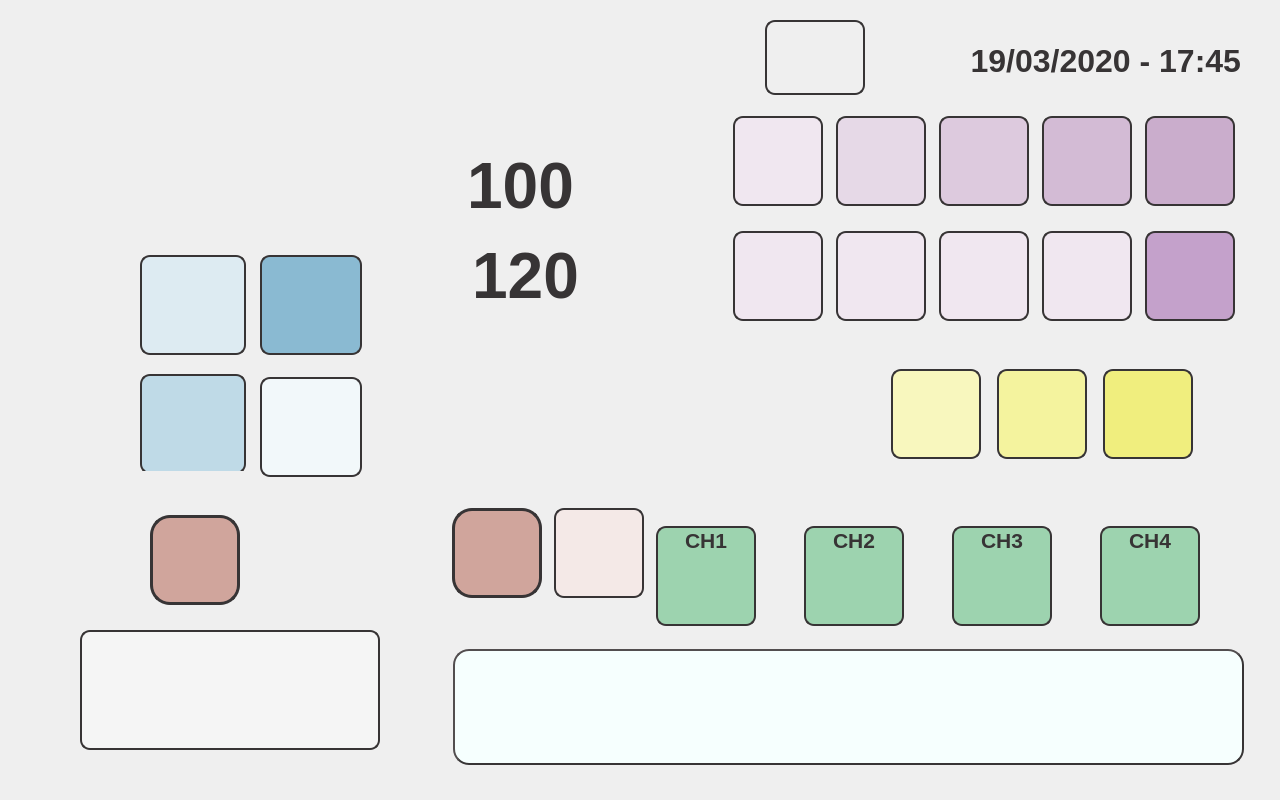
<?xml version="1.0" encoding="UTF-8"?>
<ui version="4.0">
 <class>Dialog</class>
 <widget class="QDialog" name="Dialog">
  <property name="geometry">
   <rect>
    <x>0</x>
    <y>0</y>
    <width>1280</width>
    <height>800</height>
   </rect>
  </property>
  <property name="windowTitle">
   <string>Dialog</string>
  </property>
  <property name="styleSheet">
   <string notr="true">QDialog {
	background-image: url(:/background/resources/bkg_stage_with_buttons.png);
}</string>
  </property>
  <widget class="QWidget" name="layoutWidget">
   <property name="geometry">
    <rect>
     <x>725</x>
     <y>110</y>
     <width>521</width>
     <height>102</height>
    </rect>
   </property>
   <layout class="QHBoxLayout" name="horizontalLayout_2">
    <property name="spacing">
     <number>5</number>
    </property>
    <item>
     <widget class="QPushButton" name="freq1Button">
      <property name="sizePolicy">
       <sizepolicy hsizetype="Fixed" vsizetype="Fixed">
        <horstretch>0</horstretch>
        <verstretch>0</verstretch>
       </sizepolicy>
      </property>
      <property name="minimumSize">
       <size>
        <width>90</width>
        <height>90</height>
       </size>
      </property>
      <property name="styleSheet">
       <string notr="true">background-image: url(:/frequencies/resources/7_83Hz.png);
background-color: rgb(240, 231, 240);
border-radius: 10px;
border:2px solid rgb(55, 52, 53);</string>
      </property>
      <property name="text">
       <string/>
      </property>
     </widget>
    </item>
    <item>
     <widget class="QPushButton" name="freq2Button">
      <property name="sizePolicy">
       <sizepolicy hsizetype="Fixed" vsizetype="Fixed">
        <horstretch>0</horstretch>
        <verstretch>0</verstretch>
       </sizepolicy>
      </property>
      <property name="minimumSize">
       <size>
        <width>90</width>
        <height>90</height>
       </size>
      </property>
      <property name="styleSheet">
       <string notr="true">background-image: url(:/frequencies/resources/11_79Hz.png);
background-color: rgb(230, 217, 231);
border-radius: 10px;
border:2px solid rgb(55, 52, 53);</string>
      </property>
      <property name="text">
       <string/>
      </property>
     </widget>
    </item>
    <item>
     <widget class="QPushButton" name="freq3Button">
      <property name="sizePolicy">
       <sizepolicy hsizetype="Fixed" vsizetype="Fixed">
        <horstretch>0</horstretch>
        <verstretch>0</verstretch>
       </sizepolicy>
      </property>
      <property name="minimumSize">
       <size>
        <width>90</width>
        <height>90</height>
       </size>
      </property>
      <property name="styleSheet">
       <string notr="true">background-image: url(:/frequencies/resources/16_67Hz.png);
background-color: rgb(221, 202, 222);
border-radius: 10px;
border:2px solid rgb(55, 52, 53);</string>
      </property>
      <property name="text">
       <string/>
      </property>
     </widget>
    </item>
    <item>
     <widget class="QPushButton" name="freq4Button">
      <property name="sizePolicy">
       <sizepolicy hsizetype="Fixed" vsizetype="Fixed">
        <horstretch>0</horstretch>
        <verstretch>0</verstretch>
       </sizepolicy>
      </property>
      <property name="minimumSize">
       <size>
        <width>90</width>
        <height>90</height>
       </size>
      </property>
      <property name="styleSheet">
       <string notr="true">background-image: url(:/frequencies/resources/23_58Hz.png);
background-color: rgb(211, 187, 213);
border-radius: 10px;
border:2px solid rgb(55, 52, 53);</string>
      </property>
      <property name="text">
       <string/>
      </property>
     </widget>
    </item>
    <item>
     <widget class="QPushButton" name="freq5Button">
      <property name="sizePolicy">
       <sizepolicy hsizetype="Fixed" vsizetype="Fixed">
        <horstretch>0</horstretch>
        <verstretch>0</verstretch>
       </sizepolicy>
      </property>
      <property name="minimumSize">
       <size>
        <width>90</width>
        <height>90</height>
       </size>
      </property>
      <property name="styleSheet">
       <string notr="true">background-image: url(:/frequencies/resources/30_80Hz.png);
background-color: rgb(202, 173, 204);
border-radius: 10px;
border:2px solid rgb(55, 52, 53);</string>
      </property>
      <property name="text">
       <string/>
      </property>
     </widget>
    </item>
   </layout>
  </widget>
  <widget class="QWidget" name="layoutWidget_2">
   <property name="geometry">
    <rect>
     <x>725</x>
     <y>225</y>
     <width>521</width>
     <height>102</height>
    </rect>
   </property>
   <layout class="QHBoxLayout" name="horizontalLayout_3">
    <property name="spacing">
     <number>5</number>
    </property>
    <item>
     <widget class="QPushButton" name="freq1Button_2">
      <property name="sizePolicy">
       <sizepolicy hsizetype="Fixed" vsizetype="Fixed">
        <horstretch>0</horstretch>
        <verstretch>0</verstretch>
       </sizepolicy>
      </property>
      <property name="minimumSize">
       <size>
        <width>90</width>
        <height>90</height>
       </size>
      </property>
      <property name="styleSheet">
       <string notr="true">background-image: url(:/frequencies/resources/7_83Hz.png);
background-color: rgb(240, 231, 240);
border-radius: 10px;
border:2px solid rgb(55, 52, 53);</string>
      </property>
      <property name="text">
       <string/>
      </property>
     </widget>
    </item>
    <item>
     <widget class="QPushButton" name="freq1Button_3">
      <property name="sizePolicy">
       <sizepolicy hsizetype="Fixed" vsizetype="Fixed">
        <horstretch>0</horstretch>
        <verstretch>0</verstretch>
       </sizepolicy>
      </property>
      <property name="minimumSize">
       <size>
        <width>90</width>
        <height>90</height>
       </size>
      </property>
      <property name="styleSheet">
       <string notr="true">background-image: url(:/frequencies/resources/7_83Hz.png);
background-color: rgb(240, 231, 240);
border-radius: 10px;
border:2px solid rgb(55, 52, 53);</string>
      </property>
      <property name="text">
       <string/>
      </property>
     </widget>
    </item>
    <item>
     <widget class="QPushButton" name="freq1Button_4">
      <property name="sizePolicy">
       <sizepolicy hsizetype="Fixed" vsizetype="Fixed">
        <horstretch>0</horstretch>
        <verstretch>0</verstretch>
       </sizepolicy>
      </property>
      <property name="minimumSize">
       <size>
        <width>90</width>
        <height>90</height>
       </size>
      </property>
      <property name="styleSheet">
       <string notr="true">background-image: url(:/frequencies/resources/7_83Hz.png);
background-color: rgb(240, 231, 240);
border-radius: 10px;
border:2px solid rgb(55, 52, 53);</string>
      </property>
      <property name="text">
       <string/>
      </property>
     </widget>
    </item>
    <item>
     <widget class="QPushButton" name="freq1Button_5">
      <property name="sizePolicy">
       <sizepolicy hsizetype="Fixed" vsizetype="Fixed">
        <horstretch>0</horstretch>
        <verstretch>0</verstretch>
       </sizepolicy>
      </property>
      <property name="minimumSize">
       <size>
        <width>90</width>
        <height>90</height>
       </size>
      </property>
      <property name="styleSheet">
       <string notr="true">background-image: url(:/frequencies/resources/7_83Hz.png);
background-color: rgb(240, 231, 240);
border-radius: 10px;
border:2px solid rgb(55, 52, 53);</string>
      </property>
      <property name="text">
       <string/>
      </property>
     </widget>
    </item>
    <item>
     <widget class="QPushButton" name="freq6Button">
      <property name="sizePolicy">
       <sizepolicy hsizetype="Fixed" vsizetype="Fixed">
        <horstretch>0</horstretch>
        <verstretch>0</verstretch>
       </sizepolicy>
      </property>
      <property name="minimumSize">
       <size>
        <width>90</width>
        <height>90</height>
       </size>
      </property>
      <property name="styleSheet">
       <string notr="true">background-image: url(:/frequencies/resources/62_64Hz.png);
background-color: rgb(196, 161, 203);
border-radius: 10px;
border:2px solid rgb(55, 52, 53);</string>
      </property>
      <property name="text">
       <string/>
      </property>
     </widget>
    </item>
   </layout>
  </widget>
  <widget class="QWidget" name="layoutWidget_3">
   <property name="geometry">
    <rect>
     <x>140</x>
     <y>255</y>
     <width>106</width>
     <height>216</height>
    </rect>
   </property>
   <layout class="QVBoxLayout" name="verticalLayout_2">
    <property name="spacing">
     <number>22</number>
    </property>
    <item>
     <widget class="QPushButton" name="min30Button">
      <property name="minimumSize">
       <size>
        <width>100</width>
        <height>100</height>
       </size>
      </property>
      <property name="styleSheet">
       <string notr="true">background-image: url(:/buttons/resources/30min.png);
background-color: rgb(221, 235, 242);
border-radius: 10px;
border:2px solid rgb(55, 52, 53);</string>
      </property>
      <property name="text">
       <string/>
      </property>
     </widget>
    </item>
    <item>
     <widget class="QPushButton" name="min45Button">
      <property name="minimumSize">
       <size>
        <width>100</width>
        <height>100</height>
       </size>
      </property>
      <property name="styleSheet">
       <string notr="true">background-image: url(:/buttons/resources/40min.png);
background-color: rgb(191, 218, 231);
border-radius: 10px;
border:2px solid rgb(55, 52, 53);</string>
      </property>
      <property name="text">
       <string/>
      </property>
     </widget>
    </item>
   </layout>
  </widget>
  <widget class="QWidget" name="layoutWidget_4">
   <property name="geometry">
    <rect>
     <x>260</x>
     <y>255</y>
     <width>102</width>
     <height>224</height>
    </rect>
   </property>
   <layout class="QVBoxLayout" name="verticalLayout_3">
    <property name="spacing">
     <number>22</number>
    </property>
    <item>
     <widget class="QPushButton" name="timeUpButton">
      <property name="minimumSize">
       <size>
        <width>100</width>
        <height>100</height>
       </size>
      </property>
      <property name="styleSheet">
       <string notr="true">background-image: url(:/buttons/resources/Arriba.png);
background-color: rgb(138, 186, 210);
border-radius: 10px;
border:2px solid rgb(55, 52, 53);</string>
      </property>
      <property name="text">
       <string/>
      </property>
     </widget>
    </item>
    <item>
     <widget class="QPushButton" name="timeDwnButton">
      <property name="minimumSize">
       <size>
        <width>100</width>
        <height>100</height>
       </size>
      </property>
      <property name="styleSheet">
       <string notr="true">background-image: url(:/buttons/resources/Abajo.png);
background-color: rgb(242, 248, 250);
border-radius: 10px;
border:2px solid rgb(55, 52, 53);</string>
      </property>
      <property name="text">
       <string/>
      </property>
     </widget>
    </item>
   </layout>
  </widget>
  <widget class="QPushButton" name="startButton">
   <property name="geometry">
    <rect>
     <x>80</x>
     <y>630</y>
     <width>300</width>
     <height>120</height>
    </rect>
   </property>
   <property name="minimumSize">
    <size>
     <width>100</width>
     <height>100</height>
    </size>
   </property>
   <property name="styleSheet">
    <string notr="true">background-image: url(:/buttons/resources/Play.png);
background-color: rgb(245, 245, 245);
border-radius: 10px;
border:2px solid rgb(55, 52, 53);</string>
   </property>
   <property name="text">
    <string/>
   </property>
  </widget>
  <widget class="QWidget" name="layoutWidget">
   <property name="geometry">
    <rect>
     <x>880</x>
     <y>361</y>
     <width>326</width>
     <height>106</height>
    </rect>
   </property>
   <layout class="QHBoxLayout" name="horizontalLayout">
    <property name="spacing">
     <number>5</number>
    </property>
    <item>
     <widget class="QPushButton" name="triangularButton">
      <property name="sizePolicy">
       <sizepolicy hsizetype="Fixed" vsizetype="Fixed">
        <horstretch>0</horstretch>
        <verstretch>0</verstretch>
       </sizepolicy>
      </property>
      <property name="minimumSize">
       <size>
        <width>90</width>
        <height>90</height>
       </size>
      </property>
      <property name="styleSheet">
       <string notr="true">background-image: url(:/buttons/resources/Triangular.png);
background-color: rgb(248, 247, 190);
border-radius: 10px;
border:2px solid rgb(55, 52, 53);</string>
      </property>
      <property name="text">
       <string/>
      </property>
     </widget>
    </item>
    <item>
     <widget class="QPushButton" name="squareButton">
      <property name="sizePolicy">
       <sizepolicy hsizetype="Fixed" vsizetype="Fixed">
        <horstretch>0</horstretch>
        <verstretch>0</verstretch>
       </sizepolicy>
      </property>
      <property name="minimumSize">
       <size>
        <width>90</width>
        <height>90</height>
       </size>
      </property>
      <property name="styleSheet">
       <string notr="true">background-image: url(:/buttons/resources/Cuadrada.png);
background-color: rgb(244, 243, 158);
border-radius: 10px;
border:2px solid rgb(55, 52, 53);</string>
      </property>
      <property name="text">
       <string/>
      </property>
     </widget>
    </item>
    <item>
     <widget class="QPushButton" name="sinusoidalButton">
      <property name="sizePolicy">
       <sizepolicy hsizetype="Fixed" vsizetype="Fixed">
        <horstretch>0</horstretch>
        <verstretch>0</verstretch>
       </sizepolicy>
      </property>
      <property name="minimumSize">
       <size>
        <width>90</width>
        <height>90</height>
       </size>
      </property>
      <property name="styleSheet">
       <string notr="true">background-image: url(:/buttons/resources/Sinus.png);
background-color: rgb(240, 238, 126);
border-radius: 10px;
border:2px solid rgb(55, 52, 53);</string>
      </property>
      <property name="text">
       <string/>
      </property>
     </widget>
    </item>
   </layout>
  </widget>
  <widget class="QWidget" name="layoutWidget">
   <property name="geometry">
    <rect>
     <x>35</x>
     <y>265</y>
     <width>102</width>
     <height>224</height>
    </rect>
   </property>
   <layout class="QVBoxLayout" name="verticalLayout">
    <property name="spacing">
     <number>22</number>
    </property>
   </layout>
  </widget>
  <widget class="QLabel" name="minutesLabel">
   <property name="geometry">
    <rect>
     <x>470</x>
     <y>240</y>
     <width>111</width>
     <height>61</height>
    </rect>
   </property>
   <property name="font">
    <font>
     <family>Liberation Sans</family>
     <pointsize>48</pointsize>
     <weight>75</weight>
     <bold>true</bold>
    </font>
   </property>
   <property name="styleSheet">
    <string notr="true">color: rgb(55, 52, 53);</string>
   </property>
   <property name="text">
    <string>120</string>
   </property>
   <property name="alignment">
    <set>Qt::AlignHCenter|Qt::AlignTop</set>
   </property>
  </widget>
  <widget class="QLabel" name="powerLabel">
   <property name="geometry">
    <rect>
     <x>465</x>
     <y>150</y>
     <width>111</width>
     <height>61</height>
    </rect>
   </property>
   <property name="font">
    <font>
     <family>Liberation Sans</family>
     <pointsize>48</pointsize>
     <weight>75</weight>
     <bold>true</bold>
    </font>
   </property>
   <property name="styleSheet">
    <string notr="true">color: rgb(55, 52, 53);</string>
   </property>
   <property name="text">
    <string>100</string>
   </property>
   <property name="alignment">
    <set>Qt::AlignHCenter|Qt::AlignTop</set>
   </property>
  </widget>
  <widget class="QLabel" name="date_timeLabel">
   <property name="geometry">
    <rect>
     <x>910</x>
     <y>40</y>
     <width>331</width>
     <height>41</height>
    </rect>
   </property>
   <property name="font">
    <font>
     <family>Liberation Sans</family>
     <pointsize>24</pointsize>
     <weight>75</weight>
     <bold>true</bold>
    </font>
   </property>
   <property name="styleSheet">
    <string notr="true">color: rgb(55, 52, 53);</string>
   </property>
   <property name="text">
    <string>19/03/2020 - 17:45</string>
   </property>
   <property name="alignment">
    <set>Qt::AlignRight|Qt::AlignTrailing|Qt::AlignVCenter</set>
   </property>
  </widget>
  <widget class="QTextEdit" name="textEdit">
   <property name="geometry">
    <rect>
     <x>453</x>
     <y>649</y>
     <width>791</width>
     <height>116</height>
    </rect>
   </property>
   <property name="styleSheet">
    <string notr="true">border:2px outset;
background-color: rgb(246, 255, 254);
border-radius: 16px;
color: rgb(0, 0, 127);
border-color: rgb(55, 52, 53);</string>
   </property>
  </widget>
  <widget class="QPushButton" name="diagButton">
   <property name="geometry">
    <rect>
     <x>45</x>
     <y>30</y>
     <width>186</width>
     <height>41</height>
    </rect>
   </property>
   <property name="styleSheet">
    <string notr="true">background-color: rgba(255, 255, 255, 0);
border: 0px</string>
   </property>
   <property name="text">
    <string/>
   </property>
  </widget>
  <widget class="QWidget" name="layoutWidget_5">
   <property name="geometry">
    <rect>
     <x>630</x>
     <y>525</y>
     <width>596</width>
     <height>102</height>
    </rect>
   </property>
   <layout class="QHBoxLayout" name="horizontalLayout_4">
    <property name="spacing">
     <number>22</number>
    </property>
    <item>
     <widget class="QPushButton" name="ch1Button">
      <property name="sizePolicy">
       <sizepolicy hsizetype="Fixed" vsizetype="Fixed">
        <horstretch>0</horstretch>
        <verstretch>0</verstretch>
       </sizepolicy>
      </property>
      <property name="minimumSize">
       <size>
        <width>100</width>
        <height>100</height>
       </size>
      </property>
      <property name="font">
       <font>
        <family>Liberation Sans</family>
        <pointsize>16</pointsize>
        <weight>75</weight>
        <bold>true</bold>
       </font>
      </property>
      <property name="styleSheet">
       <string notr="true">background-color: rgb(157, 211, 175);
border-radius: 10px;
border:2px solid rgb(55, 52, 53);
text-align:top;
color: rgb(55, 52, 53);</string>
      </property>
      <property name="text">
       <string>CH1</string>
      </property>
     </widget>
    </item>
    <item>
     <widget class="QPushButton" name="ch2Button">
      <property name="sizePolicy">
       <sizepolicy hsizetype="Fixed" vsizetype="Fixed">
        <horstretch>0</horstretch>
        <verstretch>0</verstretch>
       </sizepolicy>
      </property>
      <property name="minimumSize">
       <size>
        <width>100</width>
        <height>100</height>
       </size>
      </property>
      <property name="font">
       <font>
        <family>Liberation Sans</family>
        <pointsize>16</pointsize>
        <weight>75</weight>
        <bold>true</bold>
       </font>
      </property>
      <property name="styleSheet">
       <string notr="true">background-color: rgb(157, 211, 175);
border-radius: 10px;
border:2px solid rgb(55, 52, 53);
text-align:top;
color: rgb(55, 52, 53);</string>
      </property>
      <property name="text">
       <string>CH2</string>
      </property>
     </widget>
    </item>
    <item>
     <widget class="QPushButton" name="ch3Button">
      <property name="sizePolicy">
       <sizepolicy hsizetype="Fixed" vsizetype="Fixed">
        <horstretch>0</horstretch>
        <verstretch>0</verstretch>
       </sizepolicy>
      </property>
      <property name="minimumSize">
       <size>
        <width>100</width>
        <height>100</height>
       </size>
      </property>
      <property name="font">
       <font>
        <family>Liberation Sans</family>
        <pointsize>16</pointsize>
        <weight>75</weight>
        <bold>true</bold>
       </font>
      </property>
      <property name="styleSheet">
       <string notr="true">background-color: rgb(157, 211, 175);
border-radius: 10px;
border:2px solid rgb(55, 52, 53);
text-align:top;
color: rgb(55, 52, 53);</string>
      </property>
      <property name="text">
       <string>CH3</string>
      </property>
     </widget>
    </item>
    <item>
     <widget class="QPushButton" name="ch4Button">
      <property name="sizePolicy">
       <sizepolicy hsizetype="Fixed" vsizetype="Fixed">
        <horstretch>0</horstretch>
        <verstretch>0</verstretch>
       </sizepolicy>
      </property>
      <property name="minimumSize">
       <size>
        <width>100</width>
        <height>100</height>
       </size>
      </property>
      <property name="font">
       <font>
        <family>Liberation Sans</family>
        <pointsize>16</pointsize>
        <weight>75</weight>
        <bold>true</bold>
       </font>
      </property>
      <property name="styleSheet">
       <string notr="true">background-color: rgb(157, 211, 175);
border-radius: 10px;
border:2px solid rgb(55, 52, 53);
text-align:top;
color: rgb(55, 52, 53);</string>
      </property>
      <property name="text">
       <string>CH4</string>
      </property>
     </widget>
    </item>
   </layout>
  </widget>
  <widget class="QPushButton" name="wifiButton">
   <property name="geometry">
    <rect>
     <x>765</x>
     <y>20</y>
     <width>100</width>
     <height>75</height>
    </rect>
   </property>
   <property name="minimumSize">
    <size>
     <width>100</width>
     <height>75</height>
    </size>
   </property>
   <property name="font">
    <font>
     <family>Liberation Sans</family>
     <pointsize>20</pointsize>
     <weight>75</weight>
     <bold>true</bold>
    </font>
   </property>
   <property name="focusPolicy">
    <enum>Qt::NoFocus</enum>
   </property>
   <property name="styleSheet">
    <string notr="true">color: rgb(55, 52, 53);
border-radius: 10px;
border:2px solid rgb(55, 52, 53);</string>
   </property>
   <property name="text">
    <string/>
   </property>
   <property name="icon">
    <iconset resource="magnet4_res.qrc">
     <normaloff>:/buttons/resources/wifi-symbol_disa.png</normaloff>:/buttons/resources/wifi-symbol_disa.png</iconset>
   </property>
   <property name="iconSize">
    <size>
     <width>75</width>
     <height>75</height>
    </size>
   </property>
  </widget>
  <widget class="QWidget" name="layoutWidget_6">
   <property name="geometry">
    <rect>
     <x>445</x>
     <y>500</y>
     <width>206</width>
     <height>106</height>
    </rect>
   </property>
   <layout class="QHBoxLayout" name="horizontalLayout_5">
    <property name="spacing">
     <number>5</number>
    </property>
    <item>
     <widget class="QPushButton" name="powerUpButton">
      <property name="sizePolicy">
       <sizepolicy hsizetype="Fixed" vsizetype="Fixed">
        <horstretch>0</horstretch>
        <verstretch>0</verstretch>
       </sizepolicy>
      </property>
      <property name="minimumSize">
       <size>
        <width>90</width>
        <height>90</height>
       </size>
      </property>
      <property name="styleSheet">
       <string notr="true">background-image: url(:/buttons/resources/Arriba.png);
background-color: rgb(208, 165, 156);
border-radius: 20px;
border:3px solid rgb(55, 52, 53);</string>
      </property>
      <property name="text">
       <string/>
      </property>
     </widget>
    </item>
    <item>
     <widget class="QPushButton" name="powerDwnButton">
      <property name="sizePolicy">
       <sizepolicy hsizetype="Fixed" vsizetype="Fixed">
        <horstretch>0</horstretch>
        <verstretch>0</verstretch>
       </sizepolicy>
      </property>
      <property name="minimumSize">
       <size>
        <width>90</width>
        <height>90</height>
       </size>
      </property>
      <property name="styleSheet">
       <string notr="true">background-image: url(:/buttons/resources/Abajo.png);
background-color: rgb(244, 233, 231);
border-radius: 10px;
border:2px solid rgb(55, 52, 53);</string>
      </property>
      <property name="text">
       <string/>
      </property>
     </widget>
    </item>
   </layout>
  </widget>
  <widget class="QPushButton" name="powerUpButton_2">
   <property name="geometry">
    <rect>
     <x>150</x>
     <y>515</y>
     <width>90</width>
     <height>90</height>
    </rect>
   </property>
   <property name="sizePolicy">
    <sizepolicy hsizetype="Fixed" vsizetype="Fixed">
     <horstretch>0</horstretch>
     <verstretch>0</verstretch>
    </sizepolicy>
   </property>
   <property name="minimumSize">
    <size>
     <width>90</width>
     <height>90</height>
    </size>
   </property>
   <property name="styleSheet">
    <string notr="true">background-image: url(:/buttons/resources/Arriba.png);
background-color: rgb(208, 165, 156);
border-radius: 20px;
border:3px solid rgb(55, 52, 53);</string>
   </property>
   <property name="text">
    <string/>
   </property>
  </widget>
 </widget>
 <resources>
  <include location="magnet4_res.qrc"/>
 </resources>
 <connections/>
</ui>
